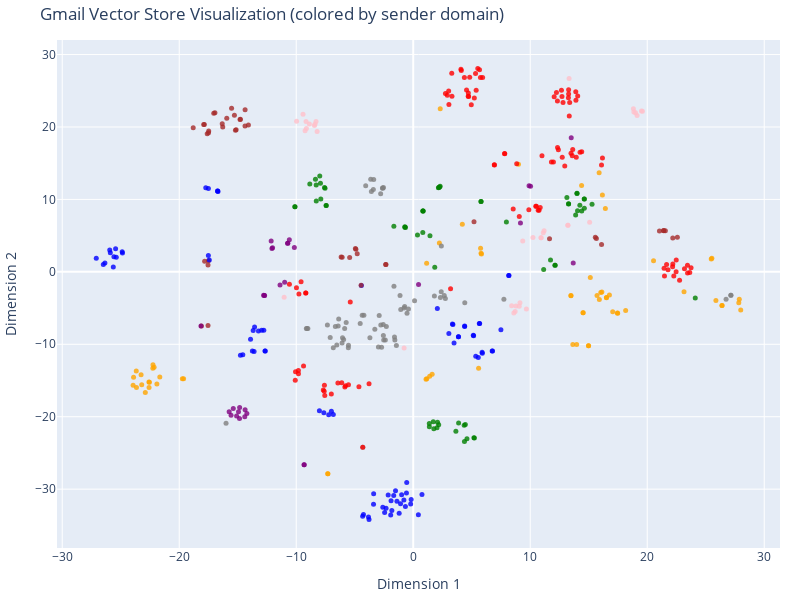

Notebook source saved alongside this figure:
### Code cell
# Visualize the vector database
if vectorstore:
    print("Generating visualization...")
    fig = visualize_email_vectors(vectorstore)
    if fig:
        fig.show()
    else:
        print("⚠️  Visualization not available (insufficient data or error)")

### Figure 1 — Plotly figure (JSON) as saved in the notebook; plotly's stock layout.template omitted (floating-point values rounded to 4 significant figures; data arrays with more than 128 entries replaced by an {"elided": "..."} marker saying what was removed)
{"data": [{"hoverinfo": "text", "marker": {"color": {"elided": "495 str values"}, "opacity": 0.8, "size": 5}, "mode": "markers", "text": {"elided": "495 str values"}, "type": "scatter", "x": {"elided": "495 float values"}, "y": {"elided": "495 float values"}}], "layout": {"height": 600, "margin": {"b": 10, "l": 10, "r": 20, "t": 40}, "title": {"text": "Gmail Vector Store Visualization (colored by sender domain)"}, "width": 800, "xaxis": {"title": {"text": "Dimension 1"}}, "yaxis": {"title": {"text": "Dimension 2"}}}}
